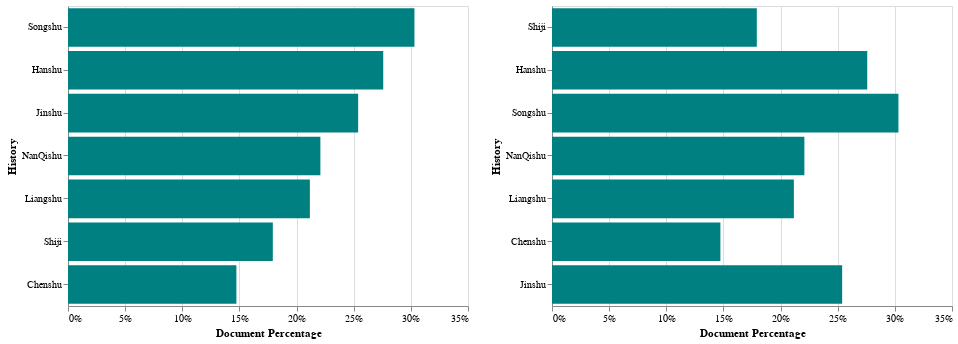

Notebook source saved alongside this figure:
### Code cell
# Comparing 5th century histories to the Han model

reind2 = SummaryDf.reindex(set(JinAndSthnDy+HanModels))

modelPercentSort2 = alt.Chart(reind2.reset_index()).mark_bar(color="teal").encode(alt.X(
    'DocPercentage', axis=alt.Axis(format='%'), title="Document Percentage"), alt.Y(
    'bookname:N', sort=sortOrderPercent, title='History'))

modelTimeSort2 = alt.Chart(reind2.reset_index()).mark_bar(color="teal").encode(alt.X(
    'DocPercentage', axis=alt.Axis(format='%'), title="Document Percentage"), alt.Y(
    'bookname:N', sort=["Shiji", "Hanshu", "Songshu", "NanQishu", "Liangshu", "Chenshu"], title='History'))

modelPercentSort2 | modelTimeSort2

### Figure 1 — Vega-Lite specification as saved in the notebook (floating-point values rounded to 4 significant figures)
{"$schema": "https://vega.github.io/schema/vega-lite/v3.3.0.json", "config": {"mark": {"tooltip": null}, "view": {"height": 300, "width": 400}}, "datasets": {"data-3d8bd802a7230ab883e3956e7866866e": [{"DocPercentage": 0.2208, "book": "Nanqishu", "bookname": "NanQishu", "commentaryChar": 0, "docsCharTotal": 54420, "docsTotal": 108, "grandChar": 246422, "iDocsCharM": 31032, "iDocsM": 38, "qDocsC": 0, "qDocsCharC": 0, "qDocsCharM": 23388, "qDocsM": 70}, {"DocPercentage": 0.3031, "book": "Songshu", "bookname": "Songshu", "commentaryChar": 0, "docsCharTotal": 158866, "docsTotal": 254, "grandChar": 524083, "iDocsCharM": 111375, "iDocsM": 114, "qDocsC": 0, "qDocsCharC": 0, "qDocsCharM": 47491, "qDocsM": 140}, {"DocPercentage": 0.1473, "book": "Chenshu", "bookname": "Chenshu", "commentaryChar": 0, "docsCharTotal": 22338, "docsTotal": 37, "grandChar": 151600, "iDocsCharM": 15122, "iDocsM": 14, "qDocsC": 0, "qDocsCharC": 0, "qDocsCharM": 7216, "qDocsM": 23}, {"DocPercentage": 0.1792, "book": "Shiji", "bookname": "Shiji", "commentaryChar": 0, "docsCharTotal": 57510, "docsTotal": 94, "grandChar": 320906, "iDocsCharM": 35165, "iDocsM": 32, "qDocsC": 0, "qDocsCharC": 0, "qDocsCharM": 22345, "qDocsM": 62}, {"DocPercentage": 0.2539, "book": "Jinshu", "bookname": "Jinshu", "commentaryChar": 0, "docsCharTotal": 200762, "docsTotal": 342, "grandChar": 790750, "iDocsCharM": 150417, "iDocsM": 178, "qDocsC": 0, "qDocsCharC": 0, "qDocsCharM": 50345, "qDocsM": 164}, {"DocPercentage": 0.2758, "book": "Hanshu", "bookname": "Hanshu", "commentaryChar": 0, "docsCharTotal": 174793, "docsTotal": 279, "grandChar": 633699, "iDocsCharM": 115276, "iDocsM": 110, "qDocsC": 0, "qDocsCharC": 0, "qDocsCharM": 59517, "qDocsM": 169}, {"DocPercentage": 0.2116, "book": "LiangShu", "bookname": "Liangshu", "commentaryChar": 0, "docsCharTotal": 63661, "docsTotal": 92, "grandChar": 300801, "iDocsCharM": 45658, "iDocsM": 40, "qDocsC": 0, "qDocsCharC": 0, "qDocsCharM": 18003, "qDocsM": 52}]}, "hconcat": [{"data": {"name": "data-3d8bd802a7230ab883e3956e7866866e"}, "encoding": {"x": {"axis": {"format": "%"}, "field": "DocPercentage", "title": "Document Percentage", "type": "quantitative"}, "y": {"field": "bookname", "sort": {"field": "DocPercentage", "order": "descending"}, "title": "History", "type": "nominal"}}, "mark": {"color": "teal", "type": "bar"}}, {"data": {"name": "data-3d8bd802a7230ab883e3956e7866866e"}, "encoding": {"x": {"axis": {"format": "%"}, "field": "DocPercentage", "title": "Document Percentage", "type": "quantitative"}, "y": {"field": "bookname", "sort": ["Shiji", "Hanshu", "Songshu", "NanQishu", "Liangshu", "Chenshu"], "title": "History", "type": "nominal"}}, "mark": {"color": "teal", "type": "bar"}}]}
